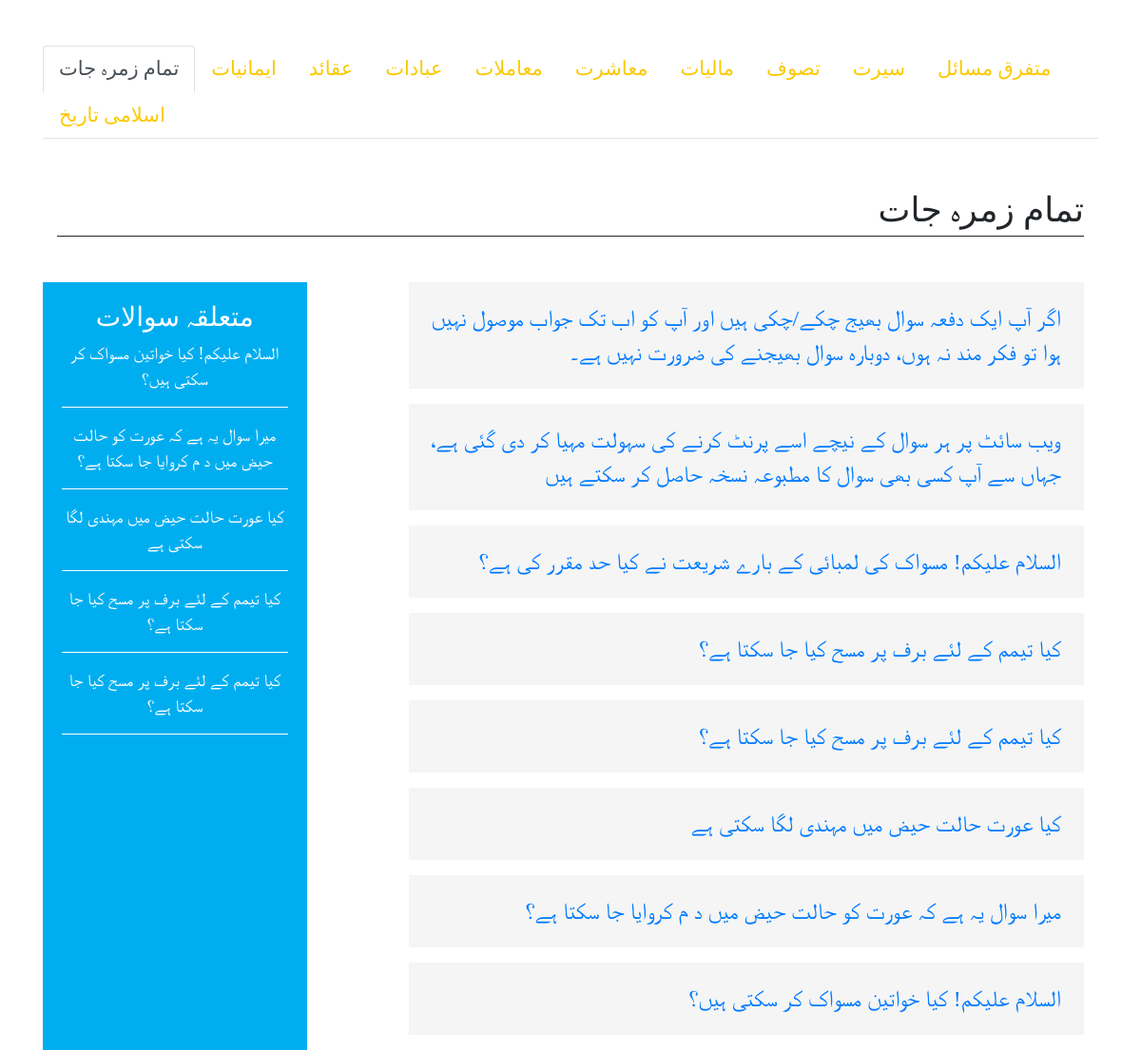
/Fatwa.php, run on an earlier commit of the app's database.
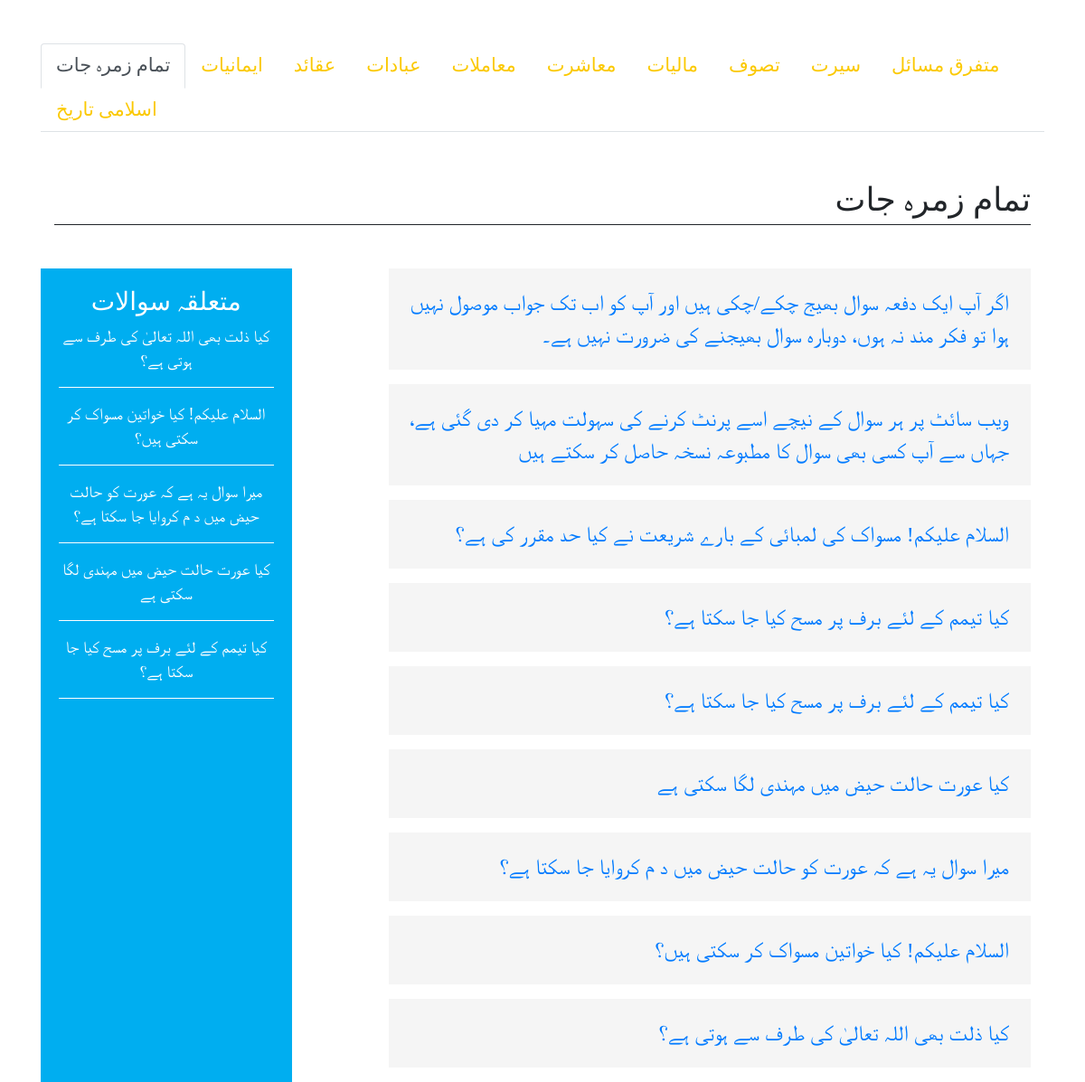
And on a later commit of the database.
### tables this page shows
CREATE TABLE `questions` (
  `id` int(11) NOT NULL,
  `Questioner_name` varchar(100) NOT NULL,
  `Questioner_email` varchar(100) NOT NULL,
  `Questioner_whatappno` bigint(20) NOT NULL,
  `Questioner_address` varchar(200) NOT NULL,
  `Questioner_city` varchar(50) NOT NULL,
  `Questioner_country` varchar(50) NOT NULL,
  `Questions` varchar(1000) NOT NULL,
  `categories` varchar(100) NOT NULL
);

### Fatwa.php (the view, shortened to what this page needs)
<?php
require 'connection.php';
$sql = "SELECT * FROM questions ORDER BY id DESC LIMIT 5";
$result = $conn->query($sql);
?>
<!DOCTYPE html>
<html lang="en">
<head>
    <link rel="stylesheet" href="https://maxcdn.bootstrapcdn.com/bootstrap/4.0.0/css/bootstrap.min.css">
    <link rel="stylesheet" href="https://pro.fontawesome.com/releases/v5.10.0/css/all.css" />
    <link rel="stylesheet" href="style.css">
</head>
<body style="font-family: Urdu Nastaliq Unicode">
<div class="container">
        <div class="row mt-5">
            <div class="col-md-12">
                <ul class="nav nav-tabs" role="tablist">
                    <li class="nav-item style">
                        <a class="nav-link active" data-toggle="tab" href="#tabs-1" role="tab">  تمام زمرہ جات </a>
                    </li>
                    <li class="nav-item">
                        <a class="nav-link" data-toggle="tab" href="#tabs-2" role="tab">ایمانیات</a>
                    </li>
                    <li class="nav-item">
                        <a class="nav-link" data-toggle="tab" href="#tabs-3" role="tab">عقائد</a>
                    </li>
                    <li class="nav-item">
                        <a class="nav-link" data-toggle="tab" href="#tabs-4" role="tab">عبادات</a>
                    </li>
                    <li class="nav-item">
                        <a class="nav-link" data-toggle="tab" href="#tabs-5" role="tab">معاملات</a>
                    </li>
                    <li class="nav-item">
                        <a class="nav-link" data-toggle="tab" href="#tabs-6" role="tab">معاشرت</a>
                    </li>
                    <li class="nav-item">
                        <a class="nav-link" data-toggle="tab" href="#tabs-7" role="tab">مالیات </a>
                    </li>
                    <li class="nav-item">
                        <a class="nav-link" data-toggle="tab" href="#tabs-8" role="tab">تصوف </a>
                    </li>
                    <li class="nav-item">
                        <a class="nav-link" data-toggle="tab" href="#tabs-9" role="tab">سیرت </a>
                    </li>
                    <li class="nav-item">
                        <a class="nav-link" data-toggle="tab" href="#tabs-10" role="tab">متفرق مسائل </a>
                    </li>
                    <li class="nav-item">
                        <a class="nav-link" data-toggle="tab" href="#tabs-11" role="tab">اسلامی تاریخ </a>
                    </li>
                </ul>
                <div class="tab-content">
                    <div class="tab-pane active" id="tabs-1" role="tabpanel">
                    <div class="container">
            <p class="media-heading mt-5 mb-5">تمام زمرہ جات</p>
        <div class="row">
            <div class="col-md-3  sidebar">
                <h3>متعلقہ سوالات</h3>
                <?php
                while ($row = $result->fetch_assoc()) {
                ?>
                    <p class="sidebarquestions"><?php echo $row["Questions"] ?></p>
                <?php
                }
                ?>
            </div>
            <div class="col-md-1"></div>
            <div class="col-md-8 rightbox">
                <?php
                $sql = "SELECT * FROM questions";
                $result = $conn->query($sql);
                while ($row = $result->fetch_assoc()) {
                ?>
                    <p class=" fatwas pr-4"><a style="text-decoration: none;" href="FatwaDetail.php?question_id=<?php echo $row["id"] ?>"><?php echo $row["Questions"] ?></a></p>
                <?php
                }
                ?>
            </div>
        </div>
    </div>
                    </div>
                </div>
            </div>
        </div>
    </div>
</body>
</html>

What changed in the data, as far as the page shows it:
no longer on one of the page's lists (row edited): questions: Questions "کیا تیمم کے لئے برف پر مسح کیا جا سکتا ہے؟"
added questions: Questions "کیا ذلت بھی اللہ تعالیٰ‌ کی طرف سے ہوتی ہے؟"
